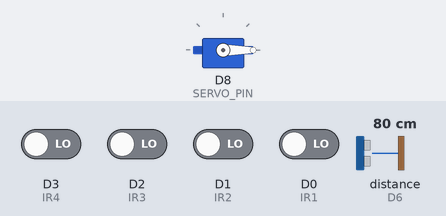
Bench run of a sketch on a simulated ESP8266 (NodeMCU). Parts: servo. Wiring (inferred from the names in the program): ultrasonic range finder: trigger D5; echo D6. Inputs (shaded band) come from the test bench; at power-on: D0 (IR1), D1 (IR2), D2 (IR3), D3 (IR4) LOW, distance to the obstacle (sensor on D6) 80 cm. The echo pulse lasts 58.3 µs per cm; WiFi joins after 1.5 s; servers stay silent unless stated; network time is answered at once with the bench clock; the local clock reads 2024-03-15 10:24:30 at power-on unless the sketch sets it; what the sketch prints to the serial monitor is not drawn.

Above: at 4.0 s.
4.1 s: D3 (IR4) driven HIGH
6.1 s: distance to the obstacle (sensor on D6) set to 13 cm
7.9 s: distance to the obstacle (sensor on D6) set to 10 cm
At 9.7 s:
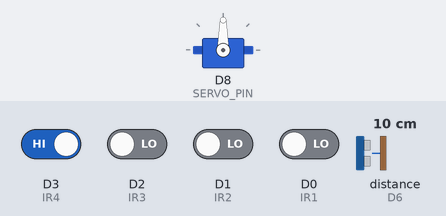
Timing chart, 0 to 20.3 s (numbered marks = the images above; inputs shaded):
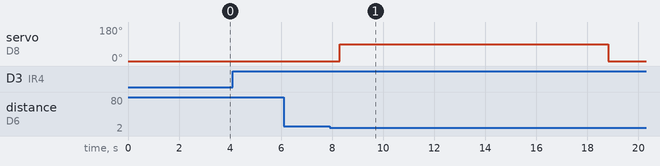

Measured:
- the behaviour switches between 12 and 11 cm on distance to the obstacle (sensor on D6) (found by bisection; images 0 and 1)
- after the input at 4.1 s, every drawn part: stays the same
- after the input at 6.1 s, every drawn part: stays the same
- after the input at 7.9 s, servo on D8 (SERVO_PIN): 0° → 90° after 0.40 s, → 0° 10.5 s later

The sketch:

ESP8266_Parking.ino
```cpp
#include <ESP8266WiFi.h>
#include <Firebase_ESP_Client.h>
#include <Servo.h>
#include <NTPClient.h>
#include <WiFiUdp.h>

#include "addons/TokenHelper.h"
#include "addons/RTDBHelper.h"

// =====================================================================
// WIFI & FIREBASE CONFIGURATION
// =====================================================================
#define WIFI_SSID "Clickys"
#define WIFI_PASSWORD "Dollagetta#2003"
#define API_KEY "AIzaSyCFH_hNAqgKBvbAXpD9vJ5zYOAXD_J3CPQ"
#define DATABASE_URL "smartparking-3f3b9-default-rtdb.asia-southeast1.firebasedatabase.app"

// =====================================================================
// PIN CONFIGURATION
// =====================================================================
#define IR1 D0
#define IR2 D1
#define IR3 D2
#define IR4 D3

#define TRIG_PIN D5
#define ECHO_PIN D6
#define SERVO_PIN D8   // Servo on D8

// =====================================================================
// GATE TIMING (milliseconds)
// =====================================================================
#define GATE_OPEN_DURATION 10000   // All gate openings = 10 seconds

// =====================================================================
// FIREBASE OBJECTS & NTP
// =====================================================================
FirebaseData fbdo;
FirebaseAuth auth;
FirebaseConfig config;
bool signupOK = false;

WiFiUDP ntpUDP;
NTPClient timeClient(ntpUDP, "pool.ntp.org");

Servo gateServo;

// =====================================================================
// SYSTEM STATE VARIABLES
// =====================================================================
int nextCarNumber = 1;
int currentEntranceCarNumber = 0;
String currentEvent = "WAITING_FOR_CAR";

bool bay1Occupied = false;
bool bay2Occupied = false;
bool bay3Occupied = false;
bool bay4Occupied = false;

bool lastBay1 = false;
bool lastBay2 = false;
bool lastBay3 = false;
bool lastBay4 = false;

// Parking start times per bay (millis) for expired detection
unsigned long bay1StartMs = 0;
unsigned long bay2StartMs = 0;
unsigned long bay3StartMs = 0;
unsigned long bay4StartMs = 0;

// Whether gate was already opened for exit on this expiry
bool bay1ExitTriggered = false;
bool bay2ExitTriggered = false;
bool bay3ExitTriggered = false;
bool bay4ExitTriggered = false;

#define PARKING_DURATION_MS 30000  // 30 seconds

unsigned long systemUpdateTimer = 0;
const long updateInterval = 500;

unsigned long stateWaitTimer = 0;

// Forward declaration
void handleBayChange(String bay, bool isOccupied);

// =====================================================================
// SETUP
// =====================================================================
void setup() {
  Serial.begin(115200);
  delay(100);

  Serial.println();
  Serial.println("=================================");
  Serial.println(" SMART CAR PARKING SYSTEM");
  Serial.println("=================================");

  pinMode(IR1, INPUT);
  pinMode(IR2, INPUT);
  pinMode(IR3, INPUT);
  pinMode(IR4, INPUT);

  pinMode(TRIG_PIN, OUTPUT);
  pinMode(ECHO_PIN, INPUT);
  digitalWrite(TRIG_PIN, LOW);

  gateServo.attach(SERVO_PIN);
  gateServo.write(0);  // GATE CLOSED on boot
  Serial.println("Gate: CLOSED");

  // Connect to Wi-Fi
  WiFi.begin(WIFI_SSID, WIFI_PASSWORD);
  Serial.print("Connecting to WiFi");
  while (WiFi.status() != WL_CONNECTED) {
    Serial.print(".");
    delay(300);
  }
  Serial.println();
  Serial.println("WiFi connected!");
  Serial.print("IP: ");
  Serial.println(WiFi.localIP());

  // NTP time sync
  timeClient.begin();
  timeClient.update();

  // Configure Firebase
  config.api_key = API_KEY;
  config.database_url = DATABASE_URL;
  if (Firebase.signUp(&config, &auth, "", "")) {
    Serial.println("Firebase Auth OK");
    signupOK = true;
  } else {
    Serial.print("Firebase Auth Error: ");
    Serial.println(config.signer.signupError.message.c_str());
  }
  config.token_status_callback = tokenStatusCallback;
  Firebase.begin(&config, &auth);
  Firebase.reconnectWiFi(true);

  // Wait for Firebase to be ready
  Serial.print("Waiting for Firebase");
  unsigned long fbWait = millis();
  while (!Firebase.ready() && millis() - fbWait < 10000) {
    Serial.print(".");
    delay(300);
  }
  Serial.println();

  // Read physical sensor states
  bay1Occupied = (digitalRead(IR1) == LOW);
  bay2Occupied = (digitalRead(IR2) == LOW);
  bay3Occupied = (digitalRead(IR3) == LOW);
  bay4Occupied = (digitalRead(IR4) == LOW);
  lastBay1 = bay1Occupied;
  lastBay2 = bay2Occupied;
  lastBay3 = bay3Occupied;
  lastBay4 = bay4Occupied;

  // Force-sync ALL bays to Firebase on boot (fixes wiped DB)
  Serial.println("Syncing bay states to Firebase...");
  handleBayChange("bay1", bay1Occupied);
  handleBayChange("bay2", bay2Occupied);
  handleBayChange("bay3", bay3Occupied);
  handleBayChange("bay4", bay4Occupied);

  // Sync system stats
  int occupied = (bay1Occupied?1:0)+(bay2Occupied?1:0)+(bay3Occupied?1:0)+(bay4Occupied?1:0);
  int freeS = 4 - occupied;
  FirebaseJson sysJson;
  sysJson.set("totalSpaces", 4);
  sysJson.set("occupiedSpaces", occupied);
  sysJson.set("freeSpaces", freeS);
  sysJson.set("parkingStatus", freeS > 0 ? "AVAILABLE" : "FULL");
  Firebase.RTDB.updateNode(&fbdo, "/system", &sysJson);

  Firebase.RTDB.setString(&fbdo, "/entrance/gate", "CLOSED");
  Firebase.RTDB.setInt(&fbdo, "/entrance/distance", 999);
  Firebase.RTDB.setString(&fbdo, "/events/currentEvent", "WAITING_FOR_CAR");

  Serial.println("=================================");
  Serial.println(" SYSTEM READY");
  Serial.println("=================================");
}

// =====================================================================
// ULTRASONIC - NOISE FILTERED (3 averaged readings)
// =====================================================================
long readDistance() {
  long totalDist = 0;
  int validReads = 0;

  for (int i = 0; i < 3; i++) {
    digitalWrite(TRIG_PIN, LOW);
    delayMicroseconds(2);
    digitalWrite(TRIG_PIN, HIGH);
    delayMicroseconds(10);
    digitalWrite(TRIG_PIN, LOW);
    long duration = pulseIn(ECHO_PIN, HIGH, 30000);
    if (duration > 0) {
      long d = duration * 0.034 / 2;
      if (d > 0 && d < 400) {
        totalDist += d;
        validReads++;
      }
    }
    delay(10);
  }

  if (validReads == 0) return 999;
  return totalDist / validReads;
}

// =====================================================================
// FIREBASE HELPERS
// =====================================================================
void updateFirebaseEvent(String eventName) {
  currentEvent = eventName;
  Serial.print("EVENT: ");
  Serial.println(eventName);
  Firebase.RTDB.setString(&fbdo, "/events/currentEvent", eventName);
}

void setGate(String state) {
  if (state == "OPEN") {
    gateServo.write(90);
    Serial.println(">>> GATE OPEN <<<");
  } else {
    gateServo.write(0);
    Serial.println(">>> GATE CLOSED <<<");
  }
  Firebase.RTDB.setString(&fbdo, "/entrance/gate", state);
}

// =====================================================================
// CHECK PARKING TIMERS - opens exit gate when time expires
// =====================================================================
void checkParkingTimers() {
  // Only check when idle (not in the middle of an entrance sequence)
  if (currentEvent != "WAITING_FOR_CAR" &&
      currentEvent != "PARKING_TIMER_RUNNING") return;

  unsigned long now = millis();

  // Helper lambda via macro for each bay
  #define CHECK_BAY_EXPIRY(bayId, bayOccupied, bayStartMs, bayExitTriggered) \
    if (bayOccupied && bayStartMs > 0) { \
      unsigned long elapsed = now - bayStartMs; \
      if (elapsed >= PARKING_DURATION_MS && !bayExitTriggered) { \
        Serial.println("TIME EXPIRED for " #bayId " - opening exit gate"); \
        bayExitTriggered = true; \
        updateFirebaseEvent("TIME_EXPIRED"); \
        delay(500); \
        updateFirebaseEvent("CAR_MUST_BE_REMOVED"); \
        setGate("OPEN"); \
        stateWaitTimer = millis(); \
        updateFirebaseEvent("EXIT_GATE_OPEN"); \
      } \
    }

  CHECK_BAY_EXPIRY(bay1, lastBay1, bay1StartMs, bay1ExitTriggered)
  CHECK_BAY_EXPIRY(bay2, lastBay2, bay2StartMs, bay2ExitTriggered)
  CHECK_BAY_EXPIRY(bay3, lastBay3, bay3StartMs, bay3ExitTriggered)
  CHECK_BAY_EXPIRY(bay4, lastBay4, bay4StartMs, bay4ExitTriggered)
}

// =====================================================================
// MAIN LOOP
// =====================================================================
void loop() {
  if (WiFi.status() != WL_CONNECTED) return;
  timeClient.update();

  if (Firebase.ready() && signupOK) {
    long dist = readDistance();

    // --- ENTRANCE / EXIT STATE MACHINE ---
    if (currentEvent == "WAITING_FOR_CAR") {
      int freeSpaces = 4 - ((lastBay1?1:0)+(lastBay2?1:0)+(lastBay3?1:0)+(lastBay4?1:0));
      // Only trigger on real reading: 3cm–10cm
      if (dist > 2 && dist <= 10 && freeSpaces > 0) {
        updateFirebaseEvent("CAR_APPROACHING");
        delay(200);
        setGate("OPEN");
        stateWaitTimer = millis();
        updateFirebaseEvent("GATE_OPEN");
      }
    }
    else if (currentEvent == "GATE_OPEN") {
      // Gate open for 10 seconds for car to enter
      if (millis() - stateWaitTimer > GATE_OPEN_DURATION) {
        updateFirebaseEvent("CAR_ENTERED");
        delay(200);
        setGate("CLOSED");
        stateWaitTimer = millis();
        updateFirebaseEvent("GATE_CLOSED");
      }
    }
    else if (currentEvent == "GATE_CLOSED") {
      if (millis() - stateWaitTimer > 1000) {
        updateFirebaseEvent("WAITING_FOR_PAYMENT");
        stateWaitTimer = millis();
      }
    }
    else if (currentEvent == "WAITING_FOR_PAYMENT") {
      if (millis() - stateWaitTimer > 3000) {
        updateFirebaseEvent("PAYMENT_DONE");
        stateWaitTimer = millis();
      }
    }
    else if (currentEvent == "PAYMENT_DONE") {
      if (millis() - stateWaitTimer > 1000) {
        updateFirebaseEvent("ASSIGNING_SPACE");
        currentEntranceCarNumber = nextCarNumber;
        nextCarNumber++;
        Firebase.RTDB.setInt(&fbdo, "/system/nextCarNumber", nextCarNumber);
      }
    }
    else if (currentEvent == "EXIT_GATE_OPEN") {
      // Exit gate open for 10 seconds then close
      if (millis() - stateWaitTimer > GATE_OPEN_DURATION) {
        setGate("CLOSED");
        delay(300);
        updateFirebaseEvent("WAITING_FOR_CAR");
        Serial.println("Exit gate closed - ready for next car");
      }
    }

    // --- SENSOR POLLING EVERY 500ms ---
    if (millis() - systemUpdateTimer > updateInterval) {
      systemUpdateTimer = millis();

      Firebase.RTDB.setInt(&fbdo, "/entrance/distance", dist);

      bay1Occupied = digitalRead(IR1) == LOW;
      bay2Occupied = digitalRead(IR2) == LOW;
      bay3Occupied = digitalRead(IR3) == LOW;
      bay4Occupied = digitalRead(IR4) == LOW;

      // Check for expired timers and open exit gate
      checkParkingTimers();

      if (bay1Occupied != lastBay1) { handleBayChange("bay1", bay1Occupied); lastBay1 = bay1Occupied; }
      if (bay2Occupied != lastBay2) { handleBayChange("bay2", bay2Occupied); lastBay2 = bay2Occupied; }
      if (bay3Occupied != lastBay3) { handleBayChange("bay3", bay3Occupied); lastBay3 = bay3Occupied; }
      if (bay4Occupied != lastBay4) { handleBayChange("bay4", bay4Occupied); lastBay4 = bay4Occupied; }

      int occupied = (lastBay1?1:0)+(lastBay2?1:0)+(lastBay3?1:0)+(lastBay4?1:0);
      int freeS = 4 - occupied;
      FirebaseJson sysJson;
      sysJson.set("totalSpaces", 4);
      sysJson.set("occupiedSpaces", occupied);
      sysJson.set("freeSpaces", freeS);
      sysJson.set("parkingStatus", freeS > 0 ? "AVAILABLE" : "FULL");
      Firebase.RTDB.updateNode(&fbdo, "/system", &sysJson);
    }
  }
}

// =====================================================================
// BAY CHANGE HANDLER
// =====================================================================
void handleBayChange(String bay, bool isOccupied) {
  FirebaseJson json;

  if (isOccupied) {
    json.set("status", "OCCUPIED");
    json.set("timeLimit", 30);

    unsigned long nowMs = millis();

    if (currentEvent == "ASSIGNING_SPACE") {
      json.set("carNumber", currentEntranceCarNumber);
      json.set("paymentStatus", "PAYMENT_DONE");
      json.set("parkingStartTime", (double)timeClient.getEpochTime() * 1000.0);

      // Track local timer for exit gate trigger
      if (bay == "bay1") { bay1StartMs = nowMs; bay1ExitTriggered = false; }
      if (bay == "bay2") { bay2StartMs = nowMs; bay2ExitTriggered = false; }
      if (bay == "bay3") { bay3StartMs = nowMs; bay3ExitTriggered = false; }
      if (bay == "bay4") { bay4StartMs = nowMs; bay4ExitTriggered = false; }

      Serial.print("Car #"); Serial.print(currentEntranceCarNumber);
      Serial.print(" assigned to "); Serial.println(bay);

      updateFirebaseEvent("CAR_PARKED");
      delay(100);
      updateFirebaseEvent("PARKING_TIMER_RUNNING");
      delay(100);
      updateFirebaseEvent("WAITING_FOR_CAR");
    } else {
      // Boot sync - bay already occupied
      json.set("carNumber", 0);
      json.set("paymentStatus", "WAITING_FOR_PAYMENT");
      json.set("parkingStartTime", (double)timeClient.getEpochTime() * 1000.0);

      if (bay == "bay1") { bay1StartMs = nowMs; bay1ExitTriggered = false; }
      if (bay == "bay2") { bay2StartMs = nowMs; bay2ExitTriggered = false; }
      if (bay == "bay3") { bay3StartMs = nowMs; bay3ExitTriggered = false; }
      if (bay == "bay4") { bay4StartMs = nowMs; bay4ExitTriggered = false; }
    }
  } else {
    // Car removed - reset bay
    json.set("status", "AVAILABLE");
    json.set("carNumber", 0);
    json.set("paymentStatus", "NONE");
    json.set("parkingStartTime", 0);

    // Reset exit gate trigger for this bay
    if (bay == "bay1") { bay1StartMs = 0; bay1ExitTriggered = false; }
    if (bay == "bay2") { bay2StartMs = 0; bay2ExitTriggered = false; }
    if (bay == "bay3") { bay3StartMs = 0; bay3ExitTriggered = false; }
    if (bay == "bay4") { bay4StartMs = 0; bay4ExitTriggered = false; }

    Serial.print(bay); Serial.println(" → AVAILABLE");

    if (currentEvent != "WAITING_FOR_CAR" &&
        currentEvent != "GATE_OPEN" &&
        currentEvent != "EXIT_GATE_OPEN") {
      updateFirebaseEvent("CAR_REMOVED");
      delay(300);
      updateFirebaseEvent("WAITING_FOR_CAR");
    }
  }

  Firebase.RTDB.updateNode(&fbdo, String("/parking/") + bay, &json);
}
```
